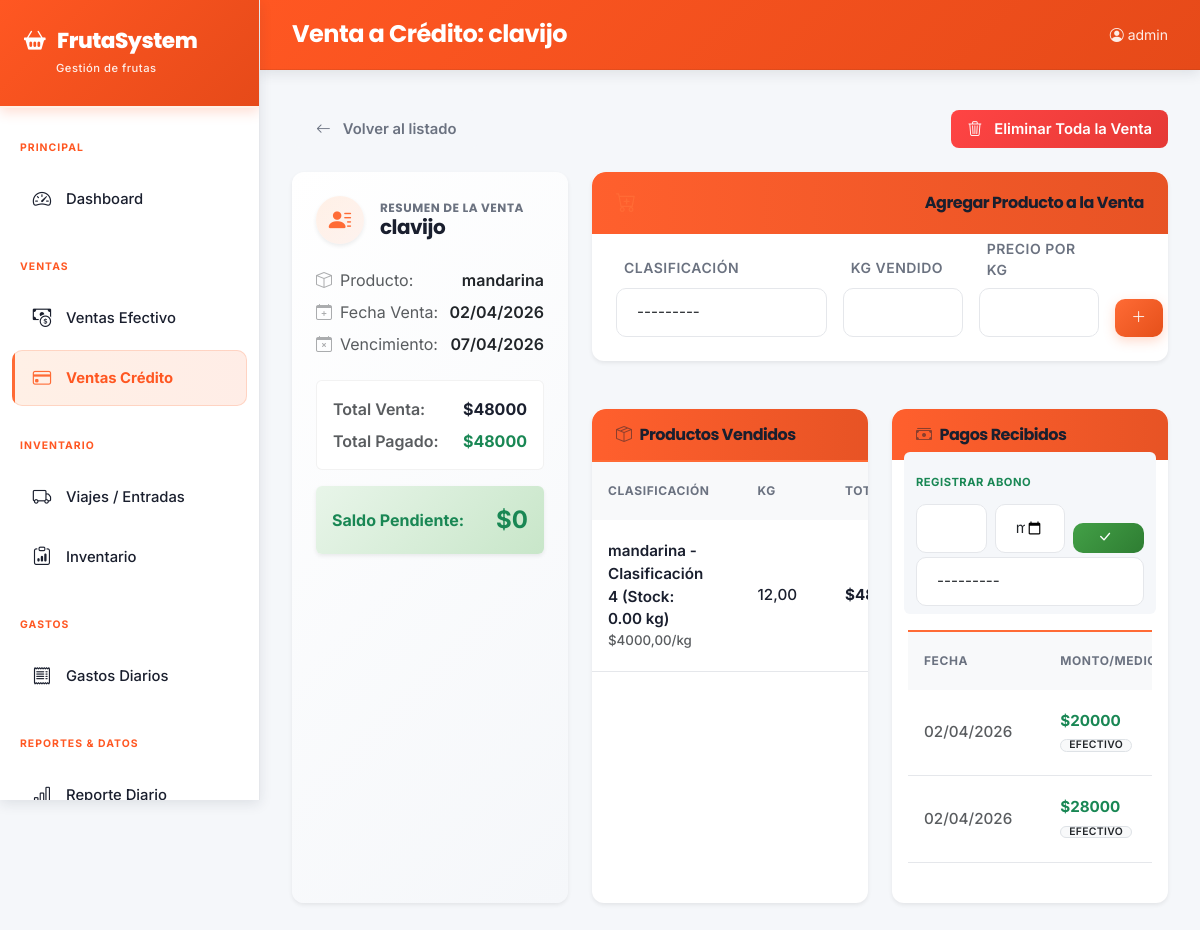
Page /ventas/credito/5/ (signed in) on the earlier database version.
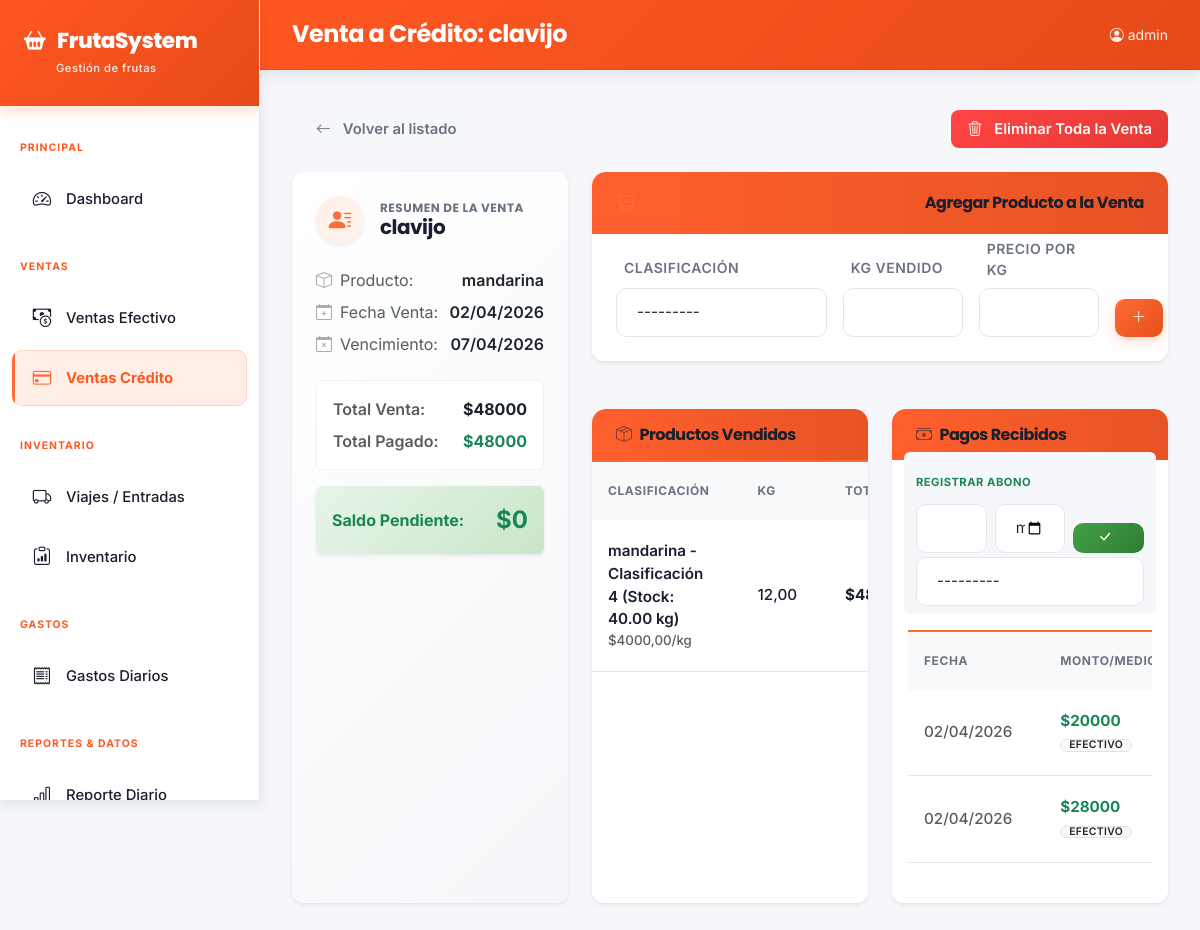
Same page on the later database version.
### core/models.py (models this page shows, shortened)
class DetalleVentaCredito(models.Model):
    venta = models.ForeignKey(VentaCredito, on_delete=models.CASCADE, related_name='detalles', verbose_name='Venta')
    clasificacion = models.ForeignKey(Clasificacion, on_delete=models.PROTECT, verbose_name='Clasificación')
    kg_vendido = models.DecimalField(max_digits=10, decimal_places=2, verbose_name='Kg vendido')
    precio_por_kg = models.DecimalField(max_digits=10, decimal_places=2, verbose_name='Precio por kg')
    @property
    def total(self): return self.kg_vendido * self.precio_por_kg
    class Meta:
        verbose_name = 'Detalle de Venta'; verbose_name_plural = 'Detalles de Venta'

class Clasificacion(models.Model):
    producto = models.ForeignKey(Producto, on_delete=models.CASCADE, related_name='clasificaciones', verbose_name='Producto')
    nombre = models.CharField(max_length=100, verbose_name='Nombre clasificación')
    orden = models.IntegerField(default=1, verbose_name='Orden')
    activo = models.BooleanField(default=True, verbose_name='Activa')
    stock_kg = models.DecimalField(max_digits=10, decimal_places=2, default=0, verbose_name='Stock (Kg)')
    def __str__(self): return f"{self.producto.nombre} - {self.nombre} (Stock: {self.stock_kg} kg)"
    class Meta:
        verbose_name = 'Clasificación'; verbose_name_plural = 'Clasificaciones'; ordering = ['producto', 'orden']

class Producto(models.Model):
    nombre = models.CharField(max_length=100, verbose_name='Nombre')
    tiene_descuento_gobierno = models.BooleanField(default=False, verbose_name='Descuento gobierno')
    porcentaje_descuento = models.DecimalField(max_digits=5, decimal_places=2, default=0, verbose_name='% Descuento gobierno')
    activo = models.BooleanField(default=True, verbose_name='Activo')
    def __str__(self): return self.nombre
    class Meta:
        verbose_name = 'Producto'; verbose_name_plural = 'Productos'; ordering = ['nombre']

### core/views.py (the view)
# urls.py: path('ventas/credito/<int:pk>/', views.venta_credito_detail, name='venta_credito_detail'),
@login_required
def venta_credito_detail(request, pk):
    venta = get_object_or_404(VentaCredito, pk=pk)
    detalles = venta.detalles.select_related('clasificacion').all()
    pagos = venta.pagos.all()
    detalle_form = DetalleVentaCreditoForm(request.POST or None)
    pago_form = PagoVentaCreditoForm()
    if 'detalle_submit' in request.POST and detalle_form.is_valid():
        detalle = detalle_form.save(commit=False)
        detalle.venta = venta
        detalle.save()
        messages.success(request, 'Producto agregado a la venta.')
        return redirect('venta_credito_detail', pk=pk)
    ctx = {
        'venta': venta, 'detalles': detalles, 'pagos': pagos,
        'detalle_form': detalle_form, 'pago_form': pago_form,
    }
    return render(request, 'core/venta_credito_detail.html', ctx)

### core/forms.py
class DetalleVentaCreditoForm(forms.ModelForm):
    class Meta:
        model = DetalleVentaCredito
        fields = ['clasificacion', 'kg_vendido', 'precio_por_kg']
        widgets = {
            'clasificacion': forms.Select(attrs={'class': 'form-select'}),
            'kg_vendido': forms.NumberInput(attrs={'class': 'form-control', 'step': '0.01'}),
            'precio_por_kg': forms.NumberInput(attrs={'class': 'form-control', 'step': '0.01'}),
        }

class PagoVentaCreditoForm(forms.ModelForm):
    class Meta:
        model = PagoVentaCredito
        fields = ['monto', 'medio_pago', 'fecha', 'observaciones']
        widgets = {
            'monto': forms.NumberInput(attrs={'class': 'form-control', 'step': '0.01'}),
            'medio_pago': forms.Select(attrs={'class': 'form-select'}),
            'fecha': forms.DateInput(attrs={'class': 'form-control', 'type': 'date'}),
            'observaciones': forms.Textarea(attrs={'class': 'form-control', 'rows': 2}),
        }

### core/models.py (called while the page is built)
    def __str__(self): return self.nombre

    @property
    def total(self): return sum(d.total for d in self.detalles.all())

    @property
    def total_pagado(self): return sum(p.monto for p in self.pagos.all())

### core/templates/core/venta_credito_detail.html (shortened to what the changed rows need)
{% extends 'core/base.html' %}
{% block content %}
<div class="row g-4 mb-4">
  <div class="col-lg-8 d-flex flex-column gap-4">
    <div class="row g-4">
      <div class="col-md-6">
        <div class="card border-0 shadow-sm h-100" style="border-radius: 12px; overflow: hidden;">
          <div class="card-body p-0">
            <div class="table-responsive">
              <table class="table table-hover align-middle mb-0">
                <thead class="bg-light">
                  <tr><th class="ps-3">Clasificación</th><th>Kg</th><th>Total</th><th class="text-end pe-3"></th></tr>
                </thead>
                <tbody class="border-top-0">
                {% for d in detalles %}
                <tr>
                  <td class="ps-3">
                    <div class="fw-semibold" style="color: var(--text-main);">{{ d.clasificacion }}</div>
                    <div class="small text-muted">${{ d.precio_por_kg }}/kg</div>
                  </td>
                  <td>{{ d.kg_vendido }}</td>
                  <td class="fw-bold" style="color: var(--text-main);">${{ d.total|default:0|floatformat:0 }}</td>
                </tr>
                {% empty %}
                <tr><td colspan="4" class="text-center text-muted py-4"><i class="bi bi-inbox fs-4 d-block mb-2 opacity-25"></i>Sin productos</td></tr>
                {% endfor %}
                </tbody>
              </table>
            </div>
          </div>
        </div>
      </div>
      <div class="col-md-6">
        <div class="card border-0 shadow-sm h-100" style="border-radius: 12px; overflow: hidden;">
          <div class="card-body px-3 pb-3 pt-0">
            <div class="table-responsive">
              <table class="table table-hover align-middle mb-0">
                <thead class="bg-light">
                  <tr><th class="ps-3">Fecha</th><th>Monto/Medio</th><th class="text-end pe-3"></th></tr>
                </thead>
              </table>
            </div>
          </div>
        </div>
      </div>
    </div>
  </div>
</div>
{% endblock %}

Differences in the rows shown:
changed through a linked row, DetalleVentaCredito: clasificacion "mandarina - Clasificación 4 (Stock: 0.00 kg)" → "mandarina - Clasificación 4 (Stock: 40.00 kg)"
